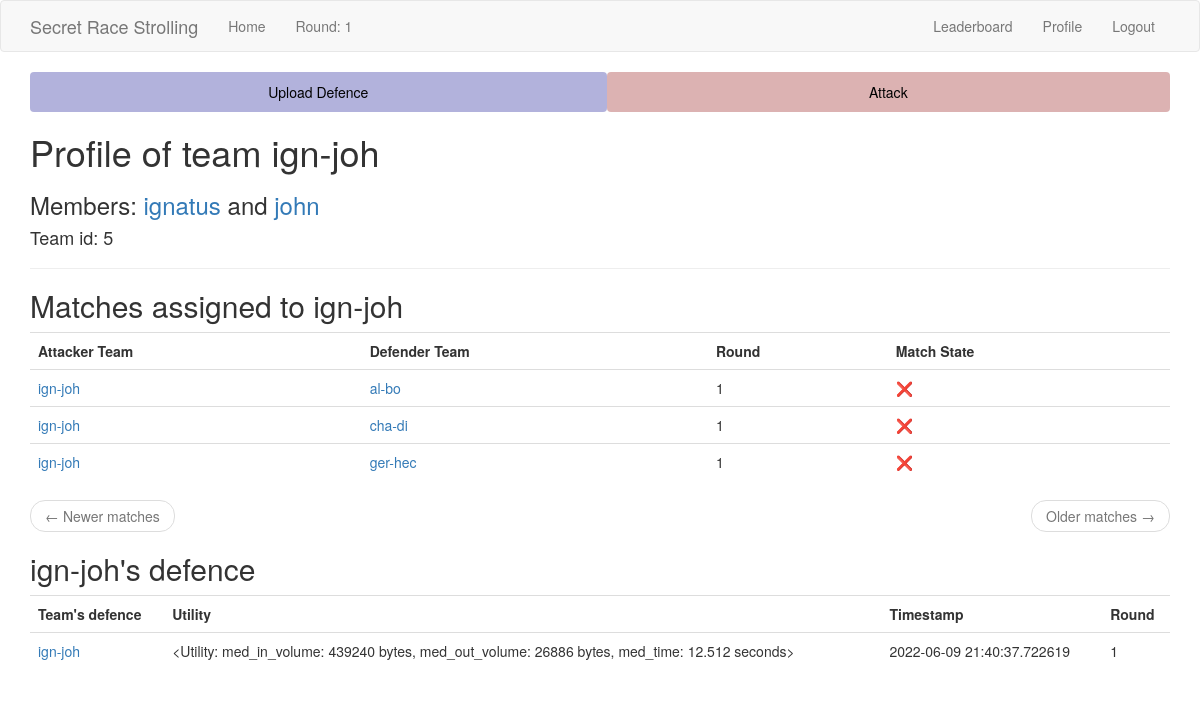
The app's page /team/ign-joh (signed in) with its own data.
### app/models.py (models this page shows, shortened)
class Team(db.Model):
    id = db.Column(db.Integer, primary_key=True)
    team_name = db.Column(db.String(64), index=True, unique=True)
    member1_id = db.Column(db.Integer, db.ForeignKey("user.id"), unique=True)
    member2_id = db.Column(db.Integer, db.ForeignKey("user.id"), unique=True)
    defences = db.relationship(
        "Defence",
        backref="defender_team",
        foreign_keys="Defence.defender_team_id",
        lazy="dynamic",
    )
    defence_matches = db.relationship(
        "Match",
        backref="defender_team",
        foreign_keys="Match.defender_team_id",
        lazy="dynamic",
    )
    attack_matches = db.relationship(
        "Match",
        backref="attacker_team",
        foreign_keys="Match.attacker_team_id",
        lazy="dynamic",
    )
    def members(self) -> tuple[Optional[User], Optional[User]]:
        return (
            db.session.query(User).filter(User.id == self.member1_id).first(),
            db.session.query(User).filter(User.id == self.member2_id).first(),
        )
    def attacks(self) -> Query:
        self_attacks = (
            db.session.query(Match.id)
            .filter(Match.attacker_team_id == self.id)
            .subquery()
        )
        return db.session.query(Attack).join(
            self_attacks, self_attacks.c.id == Attack.match_id
        )

class User(UserMixin, db.Model):
    id = db.Column(db.Integer, primary_key=True)
    username = db.Column(db.String(64), index=True, unique=True)
    email = db.Column(db.String(96), index=True, unique=True)
    password_hash = db.Column(db.String(102))
    sciper = db.Column(db.Integer, unique=True)
    is_admin = db.Column(db.Boolean, default=False)
    def team(self) -> Optional["Team"]:
        return (
            db.session.query(Team)
            .filter(or_(Team.member1_id == self.id, Team.member2_id == self.id))
            .first()
        )
    def has_team(self) -> bool:
        return self.team() is not None

class Match(db.Model):
    id = db.Column(db.Integer, primary_key=True)
    defender_team_id = db.Column(db.Integer, db.ForeignKey("team.id"))
    attacker_team_id = db.Column(db.Integer, db.ForeignKey("team.id"))
    round = db.Column(db.Integer, index=True)
    __table_args__ = (
        db.UniqueConstraint(
            "defender_team_id",
            "attacker_team_id",
            "round",
            name="_match_pair_once_per_round",
        ),
    )
    attacks = db.relationship(
        "Attack",
        backref="match",
        foreign_keys="Attack.match_id",
        lazy="dynamic",
    )
    @staticmethod
    def paginate_and_itemize_match_query(
        matches: Query, page: int, matches_per_page: int, current_user_team: Team
    ) -> tuple[Pagination, list[dict]]:
        matches_sub = matches.subquery()
        attacks_done = (
            db.session.query(matches_sub.c.id)
            .join(Attack, Attack.match_id == matches_sub.c.id)
            .all()
        )
        attacks_done = [attack_done[0] for attack_done in attacks_done]
        paginated = matches.paginate(page, matches_per_page)
        matches_items = paginated.items
        for m in matches_items:
            m.match_done = m.id in attacks_done
        return paginated, matches_items

class Defence(db.Model):
    id = db.Column(db.Integer, primary_key=True)
    defender_team_id = db.Column(db.Integer, db.ForeignKey("team.id"))
    utility = db.Column(db.PickleType)
    timestamp = db.Column(db.DateTime, index=True, default=datetime.utcnow)
    round = db.Column(db.Integer, index=True)

### app/routes.py (the view)
@app.route("/team/<team_name>", methods=["GET"])
@login_required
def team(team_name):
    team = Team.query.filter_by(team_name=team_name).first_or_404()
    member1, member2 = team.members()
    page_match = request.args.get("page_match", 1, type=int)
    page_attack = request.args.get("page_attack", 1, type=int)
    pagination, matches_items = Match.paginate_and_itemize_match_query(
        team.attack_matches.order_by(Match.round.desc()),
        page_match,
        app.config["MATCHES_PER_TEAM"],
        current_user.team(),
    )
    match_next_url = (
        url_for(
            "team",
            team_name=team.team_name,
            page_match=pagination.next_num,
            page_attack=page_attack,  # we must not forget to propagate the attack page
        )
        if pagination.has_next
        else None
    )
    match_prev_url = (
        url_for(
            "team",
            team_name=team.team_name,
            page_match=pagination.prev_num,
            page_attack=page_attack,  # we must not forget to propagate the attack page
        )
        if pagination.has_prev
        else None
    )
    defence = team.defences.order_by(Defence.timestamp.desc()).first()
    attacks = (
        team.attacks()
        .order_by(Attack.timestamp.desc())
        .paginate(page_attack, app.config["MATCHES_PER_TEAM"], False)
    )
    attack_next_url = (
        url_for(
            "team",
            team_name=team.team_name,
            page_match=page_match,  # we must not forget to propagate the match page
            page_attack=attacks.next_num,
        )
        if attacks.has_next
        else None
    )
    attack_prev_url = (
        url_for(
            "team",
            team_name=team.team_name,
            page_match=page_match,  # we must not forget to propagate the match page
            page_attack=attacks.prev_num,
        )
        if attacks.has_prev
        else None
    )
    attacks_items = attacks.items
    return render_template(
        "team.html",
        team=team,
        member1=member1,
        member2=member2,
        matches=matches_items,
        attacks=attacks_items,
        defence=defence,
        match_next_url=match_next_url,
        match_prev_url=match_prev_url,
        attack_next_url=attack_next_url,
        attack_prev_url=attack_prev_url,
    )

### app/models.py (called while the page is built)
@login.user_loader
def load_user(id: int) -> User:
    return User.query.get(int(id))

    def __repr__(self):
        return "<Utility: \nmed_in_volume: {:.0f} bytes,\nmed_out_volume: {:.0f} bytes,\nmed_time: {:.3f} seconds>".format(
            abs(self.med_in_volume), self.med_out_volume, self.med_time
        )

### app/templates/team.html (shortened to what this page needs)
{% extends "base.html" %}
{% block app_content %}
<h1>Profile of team {{ team.team_name }}</h1>
<h3>Members: {% if member1 %} <a href="{{ url_for('user', username=member1.username) }}"> {{ member1.username }}</a>
    {% else %} <a href="{{ url_for('join_team', team_name=team.team_name) }}"> [Join {{ team.team_name }}]</a>
    {% endif %} and {% if member2 %} <a href="{{ url_for('user', username=member2.username) }}">
        {{ member2.username }}</a>
    {% else %} <a href="{{ url_for('join_team', team_name=team.team_name) }}"> [Join {{ team.team_name }}]</a>
    {% endif %}</3>
<h4>Team id: {{ team.id }}</h4>
<hr>
{% if matches %}
<h2>Matches assigned to {{ team.team_name }}</h2>
<table class="table table-hover">
    <tr>
        <th>Attacker Team</th>
        <th>Defender Team</th>
        <th>Round</th>
        <th>Match State</th>
    </tr>
    {% for match in matches %}
    {% include '_match.html' %}
    {% endfor %}
</table>
<nav aria-label="...">
    <ul class="pager">
        <li class="previous{% if not match_prev_url %} disabled{% endif %}">
            <a href="{{ match_prev_url or '#' }}">
                <span aria-hidden="true">&larr;</span> Newer matches
            </a>
        </li>
        <li class="next{% if not match_next_url %} disabled{% endif %}">
            <a href="{{ match_next_url or '#' }}">
                Older matches <span aria-hidden="true">&rarr;</span>
            </a>
        </li>
    </ul>
</nav>
{% endif %}
{% if defence %}
<h2>{{ team.team_name }}'s defence</h2>
<table class="table table-hover">
    <tr>
        <th>Team's defence</th>
        <th>Utility</th>
        <th>Timestamp</th>
        <th>Round</th>
    </tr>
    {% include '_defence.html' %}
{% endif %}
{% endblock %}

### app/templates/_match.html
<tr>
    <td>
        <a href="{{ url_for('team', team_name=match.attacker_team.team_name) }}">
            {{ match.attacker_team.team_name }}</a>
    </td>
    <td>
        <a href="{{ url_for('team', team_name=match.defender_team.team_name) }}">{{ match.defender_team.team_name }}
        </a>
    </td>
    <td>
        {{ match.round }}
    </td>
    <td>
        {% if match.match_done %} ✅ {% else %} ❌ {% endif %}
    </td>
</tr>

### app/templates/_defence.html
    <tr>
        <td>
            <a href="{{ url_for('team', team_name=defence.defender_team.team_name) }}">
                {{ defence.defender_team.team_name }}</a>
        </td>
        <td>
            {{ defence.utility }}
        </td>
        <td>
            {{ defence.timestamp }}
        </td>
        <td>
            {{ defence.round }}
        </td>
    </tr>
</table>

### records on screen
Team: team_name "ign-joh", id "5", defender_team.team_name "ign-joh"
User: username "ignatus"
User: username "john"
Match: attacker_team.team_name "ign-joh", defender_team.team_name "al-bo", round "1"
Match: attacker_team.team_name "ign-joh", defender_team.team_name "cha-di", round "1"
Match: attacker_team.team_name "ign-joh", defender_team.team_name "ger-hec", round "1"
Defence: utility "<Utility: med_in_volume: 439240 bytes, med_out_volume: 26886 bytes, med_time: 12.512 seconds>", timestamp "2022-06-09 21:40:37.722619", round "1"

### other values on screen
{{ config["ROUND"] }} "1"
